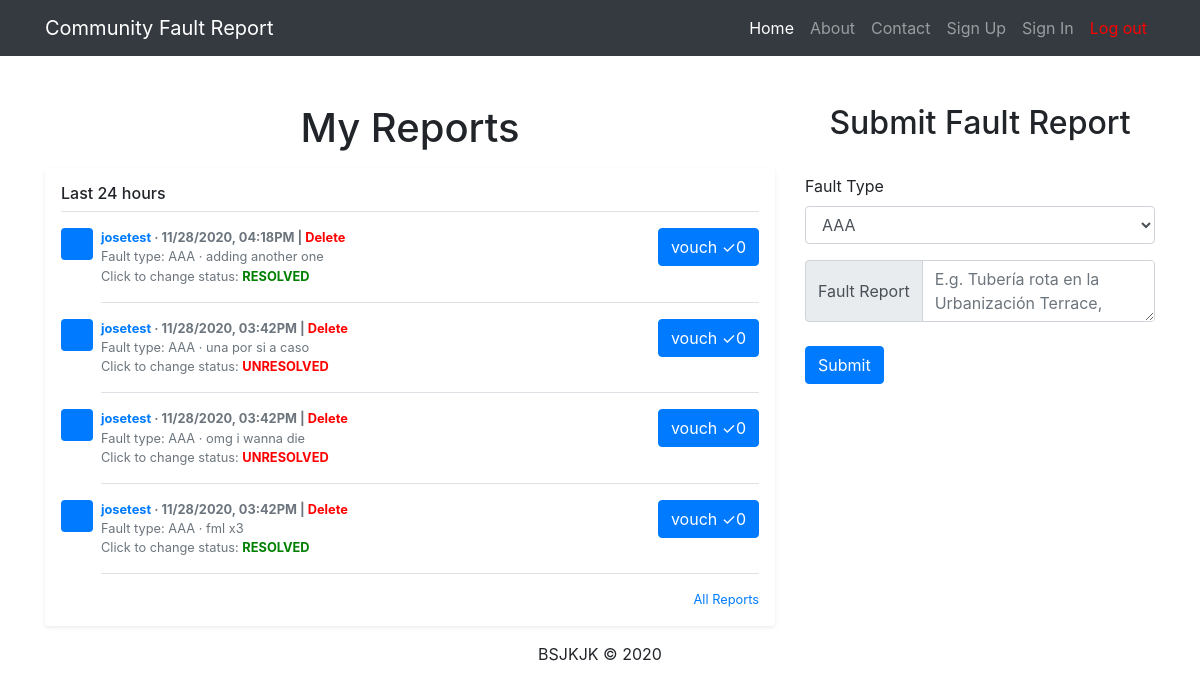
Page /update (signed in) on the committed database.
### app.py (models this page shows, shortened)
class Report(db.Model):
    id = db.Column(db.Integer, primary_key=True)
    fault_type = db.Column(db.String(10), nullable=False)
    content = db.Column(db.String(200), nullable=False)
    username = db.Column(db.String(15), nullable=False)
    email = db.Column(db.String(100), nullable=False)
    date_created = db.Column(db.DateTime, nullable=False, default=datetime.utcnow())
    resolved = db.Column(db.String(20), nullable=False, default='UNRESOLVED')
    vouches = db.Column(db.Integer, default=0) # our upvote system

### app.py (the view)
@app.route('/update')
def update():
    time_difference = timedelta(hours=4)
    user_reports = Report.query.filter_by(username=current_user.account_username).all()
    user_reports = reversed(user_reports)
    return render_template("update.html", user_reports=user_reports, time_difference=time_difference)

### app.py (called while the page is built)
@login.user_loader
def load_user(user_id):
    return Accounts.query.get(int(user_id))

    def has_vouched_report(self, report):
        return ReportVouch.query.filter(ReportVouch.accounts_id==self.id, ReportVouch.report_id==report.id).count() > 0

### templates/update.html (shortened to what this page needs)
{% extends 'base.html' %}
{% block body %}
  <div class="container">
    <div class="row">
      <div class="col-md-8">
        <h1 class="mt-5" style="text-align:center">My Reports</h1>
        <div class="my-3 p-3 bg-white rounded shadow-sm">
          <h6 class="border-bottom border-gray pb-2 mb-0">Last 24 hours</h6>
          {% for report in user_reports %}
          <div class="media text-muted pt-3">
            <svg class="bd-placeholder-img mr-2 rounded" width="32" height="32" xmlns="http://www.w3.org/2000/svg" preserveAspectRatio="xMidYMid slice" focusable="false" role="img" aria-label="Placeholder: 32x32"><title>Placeholder</title><rect fill="#007bff" width="100%" height="100%"/><text fill="#007bff" dy=".3em" x="50%" y="50%">32x32</text></svg>
            <p class="media-body pb-3 mb-0 small lh-125 border-bottom border-gray">
              <strong class="d-block text-gray-dark"><a href="">{{ report.username }}</a> · {% set actual_date = report.date_created - time_difference %} {{ actual_date.strftime("%m/%d/%Y, %I:%M%p") }} | <a href="{{ url_for('delete', id=report.id)}}" style="color:red">Delete</a>
                {% if current_user.is_authenticated %}
                  {% if current_user.has_vouched_report(report) %}
                    <a href="{{ url_for('vouch_action', report_id=report.id, action='unvouch') }}"><button type="button" class= "btn btn-primary" name="vouch" style="float: right;">
                      vouch <span>&#10003;{{ report.vouches }}</span>
                    </button></a>
                  {% else %}
                  <a href="{{ url_for('vouch_action', report_id=report.id, action='vouch') }}"><button type="button" class= "btn btn-primary" name="vouch" style="float: right;">
                    vouch <span>&#10003;{{ report.vouches }}</span>
                  </button></a>
                  {% endif %}
                {% else %}
                <button type="button" class= "btn btn-primary" data-toggle="modal" data-target="#notLoggedModal" name="vouch" style="float: right;">
                  vouch <span>&#10003;{{ report.vouches }}</span>
                </button>
                {% endif %}
              </strong>
              Fault type: {{ report.fault_type }} · {{ report.content }}
              {% if report.resolved != 'UNRESOLVED' %}
                <br>
                Click to change status: <a href="{{ url_for('resolve', report_id1=report.id)}}"><b style="color:green"> RESOLVED</b></a>
              {% else %}
                <br>
                Click to change status: <a href="{{ url_for('resolve', report_id1=report.id)}}"><b style="color:red"> UNRESOLVED</b></a>
              {% endif %}
              </p>
            </div>
          {% endfor %}
          <small class="d-block text-right mt-3">
            <a href="{{ url_for('allReports') }}">All Reports</a>
          </small>
          </div>
          </div>
          <div class="col-md-4 ">
            <h2 class="mt-5 text-center">Submit Fault Report</h2><br>
            <form action="/" method = "POST">
            <div class="form-group">
              <label for="exampleFormControlSelect1">Fault Type</label>
              <select class="form-control" id="fault_type" name="fault_type">
                <option>AAA</option>
              </select>
            </div>
            <div class="input-group">
              <div class="input-group-prepend">
                <span class="input-group-text">Fault Report</span>
              </div>
              <textarea name="content" id="content" class="form-control" aria-label="With textarea" placeholder="E.g. Tubería rota en la Urbanización Terrace, Mayagüez."></textarea>
            </div><br>
            {% if current_user.is_authenticated %}
              <button type="submit" class="btn btn-primary">Submit</button>
          {% else %}
            <button type="button" class="btn btn-primary" data-toggle="modal" data-target="#notLoggedModal">Submit</button>
          {% endif %}
          </form>
        </div>
        </div>
        </div>
         <div class="footer text-center">
           <p>BSJKJK © 2020</p>
         </div>
{% endblock %}

### rows in the picture
Report: username "josetest", strftime "11/28/2020, 04:18PM", vouches "0", fault_type "AAA", content "adding another one"
Report: username "josetest", strftime "11/28/2020, 03:42PM", vouches "0", fault_type "AAA", content "una por si a caso"
Report: username "josetest", strftime "11/28/2020, 03:42PM", vouches "0", fault_type "AAA", content "omg i wanna die"
Report: username "josetest", strftime "11/28/2020, 03:42PM", vouches "0", fault_type "AAA", content "fml x3"
